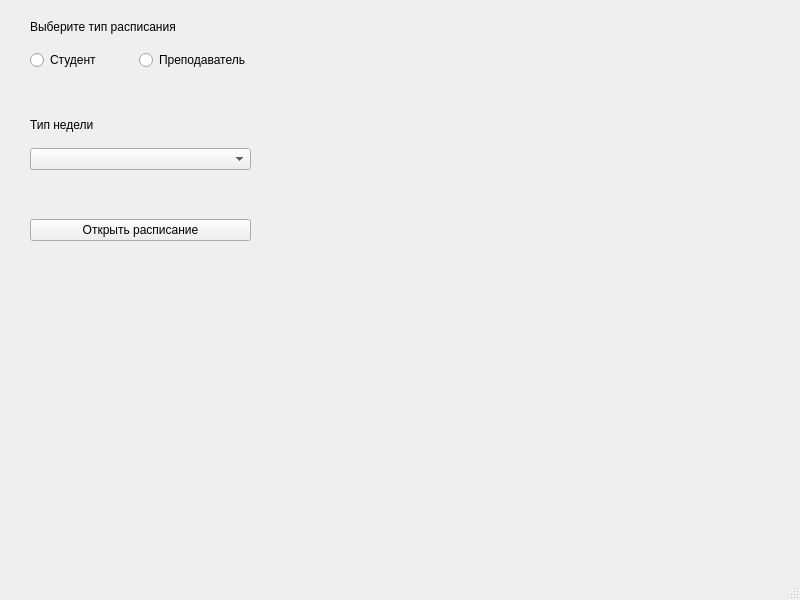
<?xml version="1.0" encoding="UTF-8"?>
<ui version="4.0">
 <class>MainWindow</class>
 <widget class="QMainWindow" name="MainWindow">
  <property name="geometry">
   <rect>
    <x>0</x>
    <y>0</y>
    <width>800</width>
    <height>600</height>
   </rect>
  </property>
  <property name="windowTitle">
   <string>MainWindow</string>
  </property>
  <widget class="QWidget" name="centralwidget">
   <property name="layoutDirection">
    <enum>Qt::LayoutDirection::LeftToRight</enum>
   </property>
   <property name="autoFillBackground">
    <bool>false</bool>
   </property>
   <widget class="QWidget" name="">
    <property name="geometry">
     <rect>
      <x>10</x>
      <y>0</y>
      <width>261</width>
      <height>261</height>
     </rect>
    </property>
    <layout class="QVBoxLayout" name="verticalLayout_2">
     <property name="spacing">
      <number>16</number>
     </property>
     <property name="leftMargin">
      <number>20</number>
     </property>
     <property name="topMargin">
      <number>20</number>
     </property>
     <property name="rightMargin">
      <number>20</number>
     </property>
     <property name="bottomMargin">
      <number>20</number>
     </property>
     <item>
      <widget class="QLabel" name="label">
       <property name="text">
        <string>Выберите тип расписания</string>
       </property>
      </widget>
     </item>
     <item>
      <layout class="QHBoxLayout" name="horizontalLayout">
       <item>
        <widget class="QRadioButton" name="radioStudent">
         <property name="text">
          <string>Студент</string>
         </property>
        </widget>
       </item>
       <item>
        <widget class="QRadioButton" name="radioTeacher">
         <property name="text">
          <string>Преподаватель</string>
         </property>
        </widget>
       </item>
      </layout>
     </item>
     <item>
      <spacer name="verticalSpacer_2">
       <property name="orientation">
        <enum>Qt::Orientation::Vertical</enum>
       </property>
       <property name="sizeHint" stdset="0">
        <size>
         <width>5</width>
         <height>40</height>
        </size>
       </property>
      </spacer>
     </item>
     <item>
      <widget class="QLabel" name="label_2">
       <property name="text">
        <string>Тип недели</string>
       </property>
      </widget>
     </item>
     <item>
      <widget class="QComboBox" name="comboWeek"/>
     </item>
     <item>
      <spacer name="verticalSpacer">
       <property name="orientation">
        <enum>Qt::Orientation::Vertical</enum>
       </property>
       <property name="sizeHint" stdset="0">
        <size>
         <width>20</width>
         <height>40</height>
        </size>
       </property>
      </spacer>
     </item>
     <item>
      <widget class="QPushButton" name="btnOpen">
       <property name="text">
        <string>Открыть расписание</string>
       </property>
      </widget>
     </item>
    </layout>
   </widget>
  </widget>
  <widget class="QMenuBar" name="menubar">
   <property name="geometry">
    <rect>
     <x>0</x>
     <y>0</y>
     <width>800</width>
     <height>29</height>
    </rect>
   </property>
  </widget>
  <widget class="QStatusBar" name="statusbar"/>
 </widget>
 <resources/>
 <connections/>
</ui>
